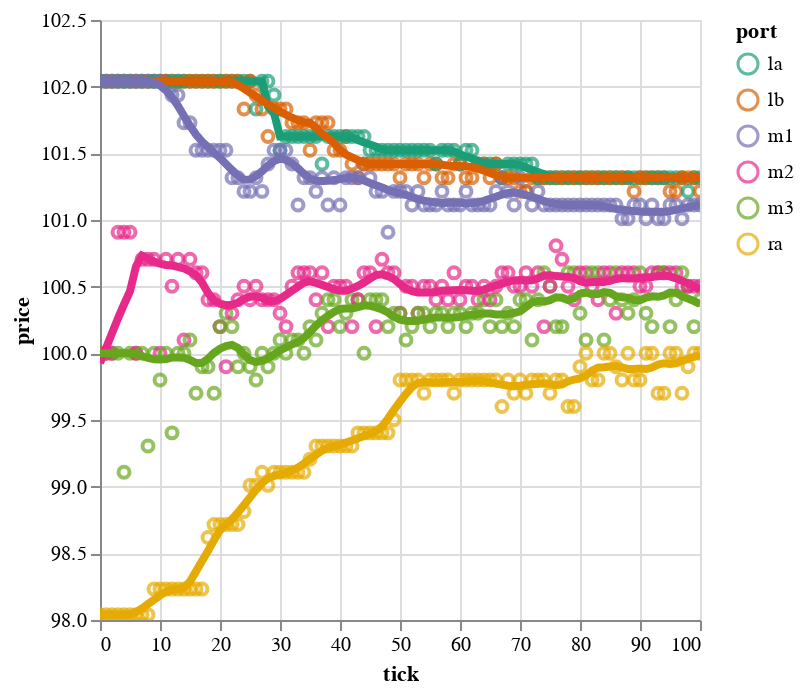

Notebook source saved alongside this figure:
### Code cell
def plot_prices_by_port(ports: pl.DataFrame, color='dark2'):
    base = alt.Chart(ports).encode(
        x='tick:Q',
        y=alt.Y('price:Q', scale=alt.Scale(zero=False)),
        color=alt.Color('port:O').scale(scheme=color),
    )
    lines = base.transform_loess('tick', 'price', bandwidth=.1, groupby=['port']).mark_line(size=4)
    return (base.mark_point() + lines).interactive() 
    # return lines.interactive()
plot_prices_by_port(markets)

### Figure 1 — Vega-Lite specification as saved in the notebook (floating-point values rounded to 4 significant figures; data arrays with more than 128 entries replaced by an {"elided": "..."} marker saying what was removed)
{"config": {"view": {"continuousWidth": 300, "continuousHeight": 300}}, "layer": [{"mark": {"type": "point"}, "encoding": {"color": {"field": "port", "scale": {"scheme": "dark2"}, "type": "ordinal"}, "x": {"field": "tick", "type": "quantitative"}, "y": {"field": "price", "scale": {"zero": false}, "type": "quantitative"}}, "name": "view_16"}, {"mark": {"type": "line", "size": 4}, "encoding": {"color": {"field": "port", "scale": {"scheme": "dark2"}, "type": "ordinal"}, "x": {"field": "tick", "type": "quantitative"}, "y": {"field": "price", "scale": {"zero": false}, "type": "quantitative"}}, "transform": [{"loess": "price", "on": "tick", "bandwidth": 0.1, "groupby": ["port"]}]}], "data": {"name": "data-06c76e8ff1e86d845179d0dd91d11406"}, "params": [{"name": "param_31", "select": {"type": "interval", "encodings": ["x", "y"]}, "bind": "scales", "views": ["view_16"]}], "$schema": "https://vega.github.io/schema/vega-lite/v5.8.0.json", "datasets": {"data-06c76e8ff1e86d845179d0dd91d11406": {"elided": "606 records"}}}
